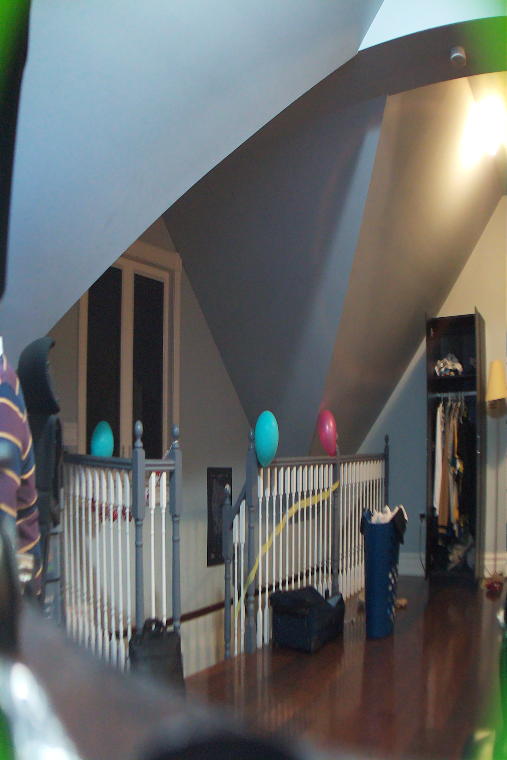
#> input picture SoxEyes/left.png, 507 x 760 px
$ python laserDetection.py
#> lines starting #> are read from the running program, lines starting #| are printed output that depends on the picture; after the words box and inside, x2 and y2 are one past the last pixel; in counts of white or black regions, pixels touching at a corner belong together
import numpy as np
import cv2

lower_red = np.array([0, 120, 90])
upper_red= np.array([10, 255, 255])

left = cv2.imread("left.png")
#> left is the input picture: shape (760, 507, 3); mean B, G, R 104.5, 104.9, 102.5
hsv = cv2.cvtColor(left, cv2.COLOR_BGR2HSV)
#> hsv: shape (760, 507, 3); mean H, S, V 75.5, 58.6, 116.9
mask0 = cv2.inRange(hsv, lower_red, upper_red)
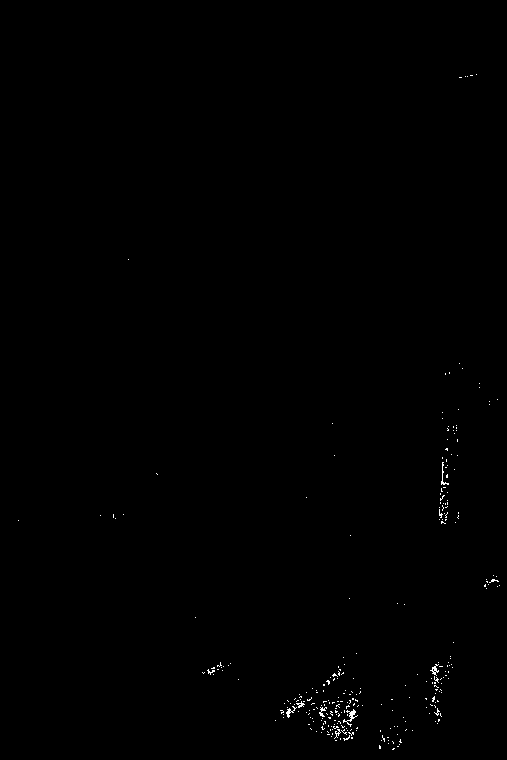
#> mask0: shape (760, 507); 0.27% white in thin lines or dots, all inside (x1, y1, x2, y2) = (18, 74, 500, 750)

lower_red = np.array([170, 120, 90])
upper_red= np.array([180, 255, 255])
mask1 = cv2.inRange(hsv, lower_red, upper_red)
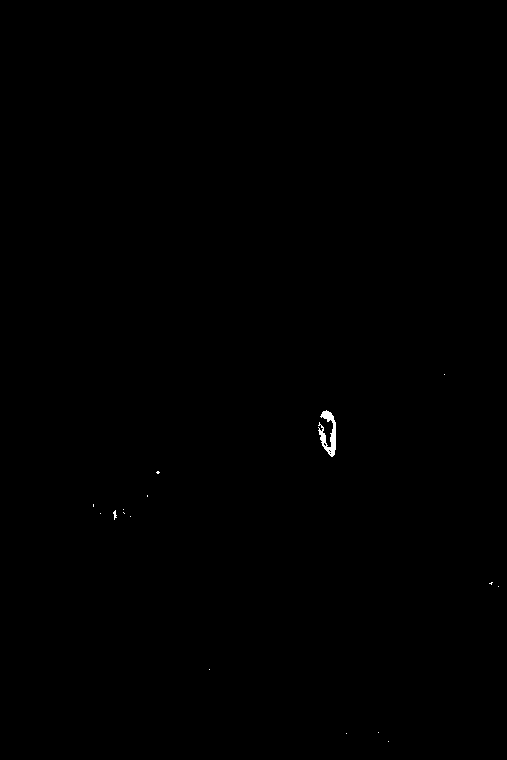
#> mask1: shape (760, 507); 0.12% white; 16 white regions (14 under 20 px), largest, box (x1, y1, x2, y2) and area: (318, 410, 336, 457) 394, (113, 510, 117, 520) 21

mask = mask0+mask1
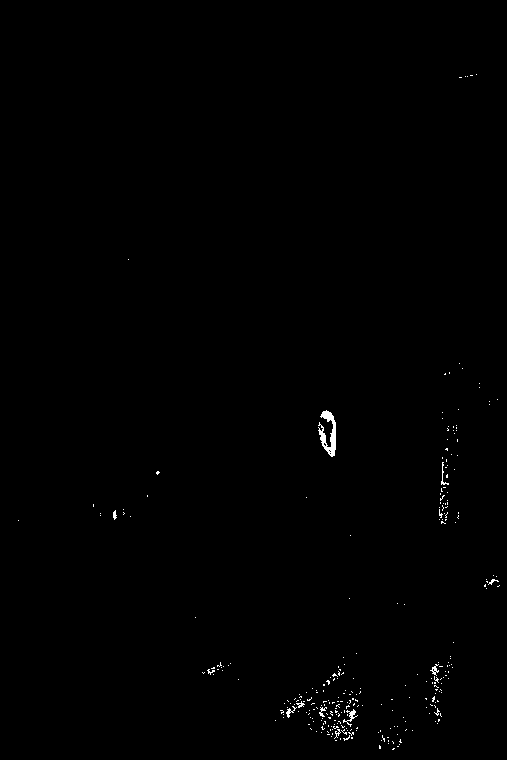
#> mask: shape (760, 507); 0.38% white in thin lines or dots, all inside (x1, y1, x2, y2) = (18, 74, 500, 750)

detected_output = cv2.bitwise_and(left, left, mask = mask)

cv2.imwrite("red color detection.png", detected_output)
cv2.waitKey(0)
